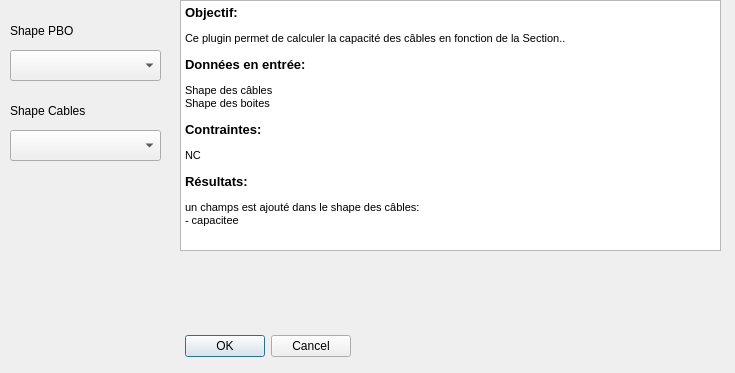
<?xml version="1.0" encoding="UTF-8"?>
<ui version="4.0">
 <class>Mise_a_jour_capa_reelDialogBase</class>
 <widget class="QDialog" name="Mise_a_jour_capa_reelDialogBase">
  <property name="geometry">
   <rect>
    <x>0</x>
    <y>0</y>
    <width>735</width>
    <height>373</height>
   </rect>
  </property>
  <property name="windowTitle">
   <string>Mise_a_jour_capa_reel</string>
  </property>
  <widget class="QDialogButtonBox" name="button_box">
   <property name="geometry">
    <rect>
     <x>10</x>
     <y>330</y>
     <width>341</width>
     <height>32</height>
    </rect>
   </property>
   <property name="orientation">
    <enum>Qt::Horizontal</enum>
   </property>
   <property name="standardButtons">
    <set>QDialogButtonBox::Cancel|QDialogButtonBox::Ok</set>
   </property>
  </widget>
  <widget class="QComboBox" name="comboPBO">
   <property name="geometry">
    <rect>
     <x>10</x>
     <y>50</y>
     <width>151</width>
     <height>31</height>
    </rect>
   </property>
  </widget>
  <widget class="QLabel" name="label">
   <property name="geometry">
    <rect>
     <x>10</x>
     <y>20</y>
     <width>101</width>
     <height>21</height>
    </rect>
   </property>
   <property name="text">
    <string>Shape PBO</string>
   </property>
  </widget>
  <widget class="QLabel" name="label_2">
   <property name="geometry">
    <rect>
     <x>10</x>
     <y>100</y>
     <width>101</width>
     <height>21</height>
    </rect>
   </property>
   <property name="text">
    <string>Shape Cables</string>
   </property>
  </widget>
  <widget class="QComboBox" name="comboCABLES">
   <property name="geometry">
    <rect>
     <x>10</x>
     <y>130</y>
     <width>151</width>
     <height>31</height>
    </rect>
   </property>
  </widget>
  <widget class="QTextBrowser" name="textBrowser">
   <property name="geometry">
    <rect>
     <x>180</x>
     <y>0</y>
     <width>541</width>
     <height>251</height>
    </rect>
   </property>
   <property name="html">
    <string>&lt;!DOCTYPE HTML PUBLIC &quot;-//W3C//DTD HTML 4.0//EN&quot; &quot;http://www.w3.org/TR/REC-html40/strict.dtd&quot;&gt;
&lt;html&gt;&lt;head&gt;&lt;meta name=&quot;qrichtext&quot; content=&quot;1&quot; /&gt;&lt;style type=&quot;text/css&quot;&gt;
p, li { white-space: pre-wrap; }
&lt;/style&gt;&lt;/head&gt;&lt;body style=&quot; font-family:'MS Shell Dlg 2'; font-size:8.25pt; font-weight:400; font-style:normal;&quot;&gt;
&lt;p style=&quot; margin-top:0px; margin-bottom:0px; margin-left:0px; margin-right:0px; -qt-block-indent:0; text-indent:0px;&quot;&gt;&lt;span style=&quot; font-size:10pt; font-weight:600;&quot;&gt;Objectif:&lt;/span&gt;&lt;/p&gt;
&lt;p style=&quot; margin-top:12px; margin-bottom:0px; margin-left:0px; margin-right:0px; -qt-block-indent:0; text-indent:0px;&quot;&gt;&lt;span style=&quot; font-family:'MS Shell Dlg 2,sans-serif'; font-size:8pt;&quot;&gt;Ce plugin permet de calculer la capacité des câbles en fonction de la Section..&lt;/span&gt;&lt;/p&gt;
&lt;p style=&quot; margin-top:12px; margin-bottom:0px; margin-left:0px; margin-right:0px; -qt-block-indent:0; text-indent:0px;&quot;&gt;&lt;span style=&quot; font-family:'MS Shell Dlg 2,sans-serif'; font-size:10pt; font-weight:600;&quot;&gt;Données en entrée: &lt;/span&gt;&lt;/p&gt;
&lt;p style=&quot; margin-top:12px; margin-bottom:0px; margin-left:0px; margin-right:0px; -qt-block-indent:0; text-indent:0px;&quot;&gt;&lt;span style=&quot; font-size:8pt;&quot;&gt;Shape des câbles&lt;/span&gt;&lt;/p&gt;
&lt;p style=&quot; margin-top:0px; margin-bottom:0px; margin-left:0px; margin-right:0px; -qt-block-indent:0; text-indent:0px;&quot;&gt;&lt;span style=&quot; font-size:8pt;&quot;&gt;Shape des boites&lt;/span&gt;&lt;/p&gt;
&lt;p style=&quot; margin-top:12px; margin-bottom:0px; margin-left:0px; margin-right:0px; -qt-block-indent:0; text-indent:0px;&quot;&gt;&lt;span style=&quot; font-family:'MS Shell Dlg 2,sans-serif'; font-size:10pt; font-weight:600;&quot;&gt;Contraintes:&lt;/span&gt;&lt;span style=&quot; font-size:10pt;&quot;&gt; &lt;/span&gt;&lt;/p&gt;
&lt;p style=&quot; margin-top:12px; margin-bottom:12px; margin-left:0px; margin-right:0px; -qt-block-indent:0; text-indent:0px;&quot;&gt;&lt;span style=&quot; font-size:8pt;&quot;&gt;NC&lt;/span&gt;&lt;/p&gt;
&lt;p style=&quot; margin-top:12px; margin-bottom:12px; margin-left:0px; margin-right:0px; -qt-block-indent:0; text-indent:0px;&quot;&gt;&lt;span style=&quot; font-family:'MS Shell Dlg 2,sans-serif'; font-size:10pt; font-weight:600;&quot;&gt;Résultats:&lt;/span&gt;&lt;span style=&quot; font-size:10pt;&quot;&gt; &lt;/span&gt;&lt;/p&gt;
&lt;p style=&quot; margin-top:0px; margin-bottom:0px; margin-left:0px; margin-right:0px; -qt-block-indent:0; text-indent:0px;&quot;&gt;&lt;span style=&quot; font-size:8pt;&quot;&gt;un champs est ajouté dans le shape des câbles:&lt;/span&gt;&lt;/p&gt;
&lt;p style=&quot; margin-top:0px; margin-bottom:0px; margin-left:0px; margin-right:0px; -qt-block-indent:0; text-indent:0px;&quot;&gt;&lt;span style=&quot; font-size:8pt;&quot;&gt;- capacitee&lt;/span&gt;&lt;/p&gt;&lt;/body&gt;&lt;/html&gt;</string>
   </property>
  </widget>
 </widget>
 <resources/>
 <connections>
  <connection>
   <sender>button_box</sender>
   <signal>accepted()</signal>
   <receiver>Mise_a_jour_capa_reelDialogBase</receiver>
   <slot>accept()</slot>
   <hints>
    <hint type="sourcelabel">
     <x>20</x>
     <y>20</y>
    </hint>
    <hint type="destinationlabel">
     <x>20</x>
     <y>20</y>
    </hint>
   </hints>
  </connection>
  <connection>
   <sender>button_box</sender>
   <signal>rejected()</signal>
   <receiver>Mise_a_jour_capa_reelDialogBase</receiver>
   <slot>reject()</slot>
   <hints>
    <hint type="sourcelabel">
     <x>20</x>
     <y>20</y>
    </hint>
    <hint type="destinationlabel">
     <x>20</x>
     <y>20</y>
    </hint>
   </hints>
  </connection>
 </connections>
</ui>
